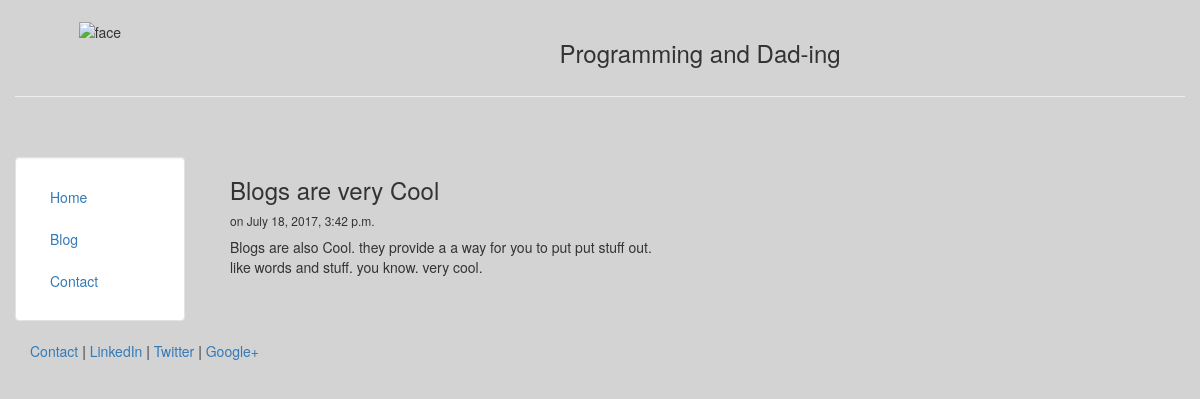
The page /blog/blog/7 on the database its author committed.
### blog/models.py (models this page shows, shortened)
class Post(models.Model):
    title = models.CharField(max_length=140)
    body = models.TextField()
    date = models.DateTimeField()

### blog/templates/blog/post.html
{% extends "personal/header.html" %}
{% block content %}
    <h3>{{post.title}}</h3>
    <h6>on {{post.date}}</h6>
    {{post.body|safe|linebreaks}}
{% endblock %}

### rows shown on the page
Post: title "Blogs are very Cool", date "July 18, 2017, 3:42 p.m.", body "Blogs are also Cool. they provide a a way for you to put put stuff out. like words and stuff. you know. very cool."
